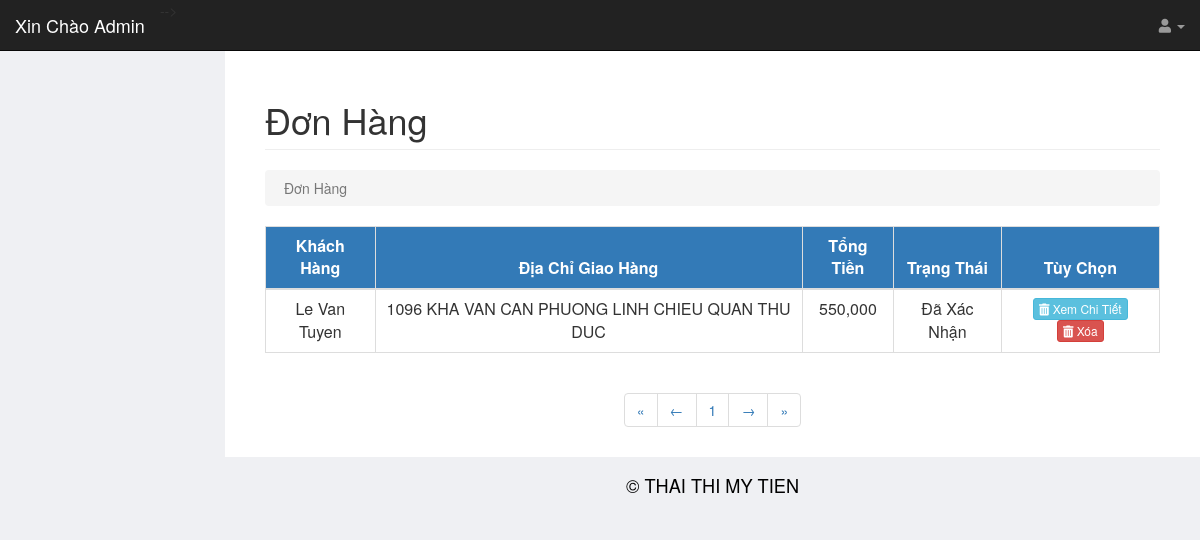
/mobile-admin/modules/order/index.php, run on the app's committed database.
### tables this page shows
CREATE TABLE IF NOT EXISTS `bill` (
  `id_bill` int(11) NOT NULL AUTO_INCREMENT,
  `id_customer` int(11) NOT NULL,
  `status` tinyint(4) NOT NULL DEFAULT '0',
  `bill_detail` text NOT NULL COMMENT 'STT,name,price,so luong,thanhtien,===tong tien',
  `ghichu` text NOT NULL,
  `created_at` timestamp NOT NULL DEFAULT CURRENT_TIMESTAMP,
  PRIMARY KEY (`id_bill`)
);

CREATE TABLE IF NOT EXISTS `customer` (
  `id` int(11) NOT NULL AUTO_INCREMENT,
  `fullname` varchar(100) NOT NULL,
  `phone` varchar(15) NOT NULL,
  `email` varchar(50) DEFAULT NULL,
  `address` text NOT NULL,
  PRIMARY KEY (`id`)
);

### modules/customer.php (called while the page is built, shortened)
<?php
class Customer extends Db{
    public function getCustomerById($id){
        $sql = self::$connection->prepare("SELECT * FROM customer WHERE id='$id'");
        return $this->select($sql);
    }
}

### mobile-admin/modules/order/index.php (the view, shortened to what this page needs)
<?php
if(isset($_GET['page'])){
    $page = $_GET['page'];
}else{
    $page = 1;
}
$title = "Đơn Hàng";
require '../../../modules/db.php';
require '../../../modules/category.php';
require '../../../modules/customer.php';
require '../../layout/header.php';
    ?>
    <div class="value">
    <div class="col-lg-12">
        <h1 class="page-header">
            <?php echo $title ?>
        </h1>
        <ol class="breadcrumb">
            <li class="active">
                <i class="fa fa-dashboard"></i> <?php echo $title ?>
            </li>
        </ol>
    </div>
</div>
    <div class="col-md-12">
        <table class="table table-bordered text-center">
            <thead>
                <tr class="bg-primary">
                    <th class="text-center">Khách Hàng</th>
                    <th class="text-center">Địa Chỉ Giao Hàng</th>
                    <th class="text-center">Tổng Tiền</th>
                    <th class="text-center">Trạng Thái</th>
                    <th class="text-center">Tùy Chọn</th>
                </tr>
            </thead>
            <tbody>
                <?php
                $bill = new Db();
                $sql = "SELECT * FROM bill ORDER BY id_bill DESC";
                $bill = $bill->pagination($sql,$page,10);
                foreach ($bill as $key => $value) {
                    $chitiet = $value['bill_detail'];
                    $Tong = explode('===',$chitiet);
                    $id_customer = $value['id_customer'];
                    $customer = new Customer();
                    $cus = $customer->getCustomerById($id_customer);
                    foreach ($cus as $key_cus => $value_cus) {
                        $fullname_cus = $value_cus['fullname'];
                        $address = $value_cus['address'];
                    }
                 ?>
                <tr>
                    <td><?php echo $fullname_cus ?></td>
                    <td><?php echo $address ?></td>
                    <td><?php echo number_format($Tong[1]); ?></td>
                <td><?php
                if($value['status'] == 0){
                    ?>
                    <a href="modules/order/update.php?id=<?php echo $value['id_bill'] ?>" class="btn btn-warning"><span class="fas fa-edit"></span> Xác Nhận Đơn</a>
                    <?php
                }else echo "Đã Xác Nhận"?></td>
                    <td>
                        <a href="modules/order/detail.php?id=<?php echo $value['id_bill'] ?>" class="btn btn-info btn-xs"><i class="fas fa-trash-alt"></i> Xem Chi Tiết</a>
                        <a href="modules/order/delete.php?id=<?php echo $value['id_bill'] ?>" onclick="return confirm('Bạn có chắc chắn muốn xóa?')" class="btn btn-danger btn-xs"><i class="fas fa-trash-alt"></i> Xóa</a>
                    </td>
                </tr>
                <?php }?>
            </tbody>
        </table>
        <center>
        ?></center>
    </div>
<?php
require '../../layout/footer.php';

### public/css/sb-admin.css (style rules this page uses)
body { margin-top: 100px; background-color: #222; }
@media (min-width:768px) { body { margin-top: 50px; } }

### public/css/styles.css (style rules this page uses)
* { margin: 0px; padding: 0px; }
body { background: #EFF0F3; }
body a { color: blue; text-decoration: none; }

### data on the page
bill: id_customer.fullname "Le Van Tuyen", id_customer.address "1096 KHA VAN CAN PHUONG LINH CHIEU QUAN THU DUC", bill_detail "550,000", status "Đã Xác Nhận"

### other printed values
$title "Đơn Hàng"
